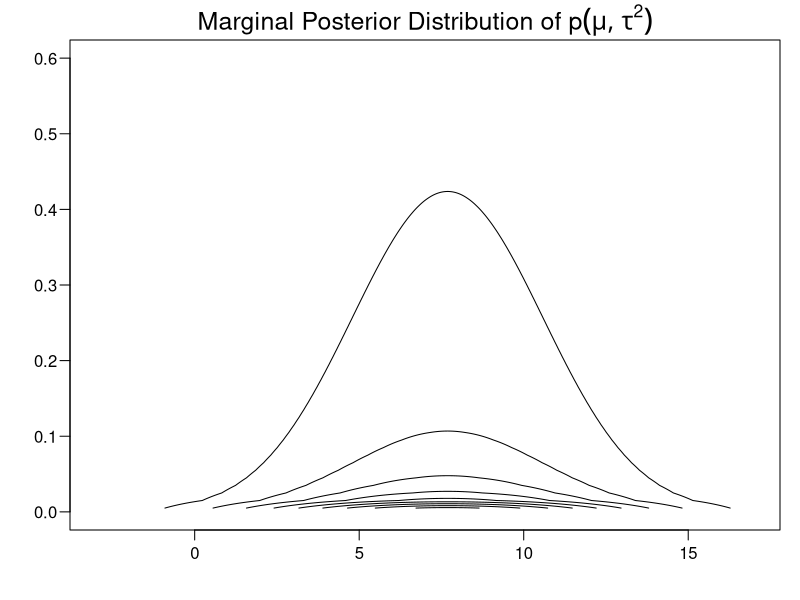

The R script that drew this image:
data <- read.table("../SAT.dat",header = TRUE)

logpost.mutau <- function(mu, tau, y=data$esteffect, sig=data$seeffect){
	logprior <- -log(tau)/2
	loglike  <- sum(dnorm(y, mean=mu, sd=sqrt(sig^2 + tau), log = TRUE))
	logpost <- logprior + loglike
	return(logpost)
}

mugrid <- ppoints(1000)*20-3
taugrid <- ppoints(1000)*10 #per the hint

logpost <- matrix(NA,1000,1000)
for (i in 1:1000){ 
  for (j in 1:1000){
    logpost[i,j] <- logpost.mutau(mugrid[i],taugrid[j])
  }
}

post <- exp(logpost-max(logpost))
post <- post/sum(post)

par(mar=c(3.5,3.5,2,1), mgp=c(2,.65,0), las=1, cex.main=1.5)
contour(mugrid,taugrid,post, ylim=c(0,0.6), drawlabels=FALSE, main= expression(paste("Marginal Posterior Distribution of ", plain(p)(mu,tau^2))))
